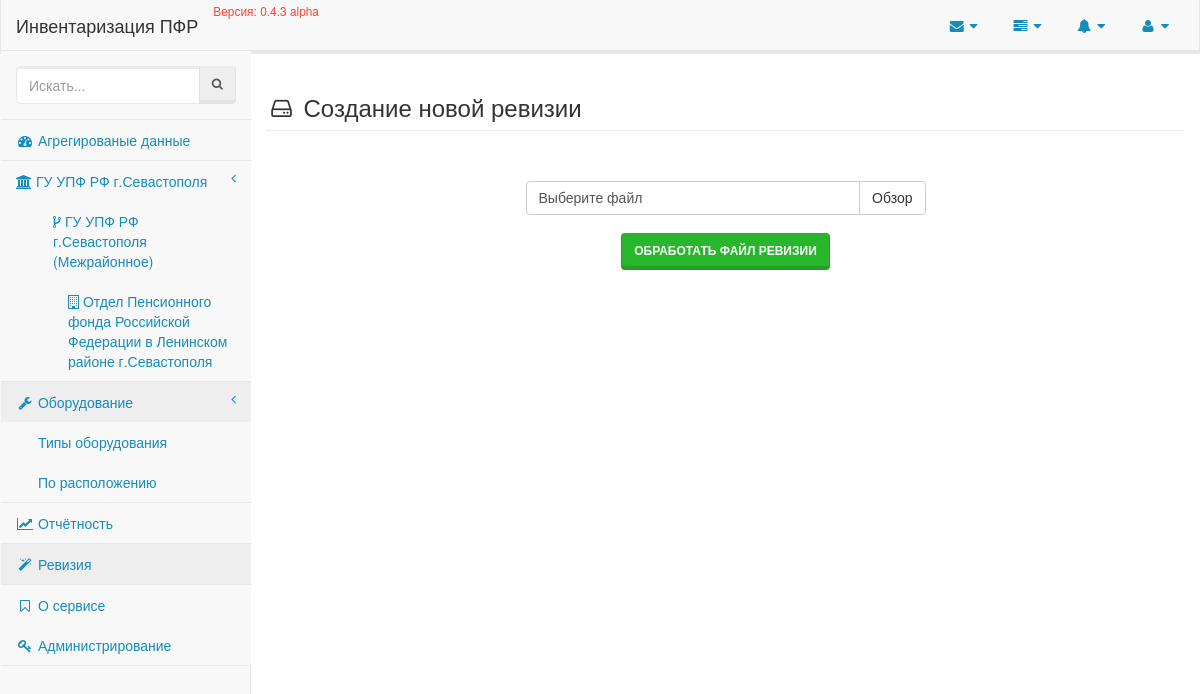
/equipments/revise/ (signed in), run on the app's committed database.
### enterprise/models/organisation.py (models this page shows, shortened)
class Organisation(models.Model):
    title = models.CharField(_('Наименование'), max_length=80, unique=True, db_index=True)
    short_title = models.CharField(_('Краткое наименование'), max_length=40, unique=True, blank=True)
    parent = models.ForeignKey('self', related_name='subordinates', default=0, blank=True, null=True, verbose_name='В подчинении')
    @staticmethod
    def all():
        return Organisation.objects.all()
    class Meta:
        verbose_name = _('Организация')
        verbose_name_plural = _('Организации')
        app_label = 'enterprise'

### equipment/views.py (the view, shortened to what this page needs)
@method_decorator(login_required, name='dispatch')
class EquipmentReviseView(FormView):
    form_class = UploadFileForm
    template_name = 'equipment/revise.html'
    def meta(self):
        return {
            'title': 'Создание новой ревизии'
        }

### equipment/forms.py
class UploadFileForm(forms.Form):
    file = forms.FileField(
    )

### enterprise/templatetags/organisations_menu.py (called while the page is built)
@register.inclusion_tag('partials/organisations_menu.html')
def organisations_menu():
    menu = Organisation.all().filter(parent=None)
    return {'menu': menu}

### events/templatetags/events.py (called while the page is built)
@register.inclusion_tag('partials/_events.html')
def events():
    logs = LogEntry.objects.select_related('content_type').all().order_by('-action_time')[:5]
    return {
        'events': logs
    }

### inventory/__init__.py (called while the page is built)
def appname(request):
    return {'appname': __appname__}

def app_version(request):
    return {'app_version': __version__}

### users/models.py (called while the page is built)
    def get_short_name(self):
        return self.username

### equipment/templates/equipment/revise.html (shortened to what this page needs)
{% extends 'layouts/application.html' %}
{% load static %}
{% block content %}
    <div class="row">
        <h3 class="page-header">
            <i class="fa fa-hdd-o fa-fw"></i>
            {{ view.meta.title }}
        </h3>
        {% include 'equipment/partials/_revise_form.html' %}
    </div>
{% endblock %}

### templates/partials/organisations_menu.html
{% for item in menu %}
    <li>
        <a href="{% url 'enterprise:detail' item.pk %}">
            <span class="fa fa-institution"> </span>
            {{ item.title }}
            <span class="fa arrow"></span>
        </a>
            <ul class="nav nav-third-level">
                {% for subordinate in item.subordinates.all %}
                    <li>
                        <a href="{% url 'enterprise:detail' subordinate.pk %}">
                            <span class="fa fa-code-fork"> </span>
                            {{ subordinate.title }}
                        </a>
                            <ul class="nav nav-fourth-level">
                                {% for sub in subordinate.subordinates.all %}
                                    <li>
                                        <a href="{% url 'enterprise:detail' sub.pk %}">
                                            <span class="fa fa-building-o"> </span>
                                            {{ sub.title }}
                                        </a>
                                    </li>
                                {% endfor %}
                            </ul>
                    </li>
                {% endfor %}
            </ul>
    </li>
{% endfor %}

### data on the page
Organisation: title "ГУ УПФ РФ г.Севастополя"
Organisation: title "ГУ УПФ РФ г.Севастополя (Межрайонное)"
Organisation: title "Отдел Пенсионного фонда Российской Федерации в Ленинском районе г.Севастополя"

### other printed values
{{ appname }} "Инвентаризация ПФР"
{{ app_version }} "0.4.3 alpha"
{{ view.meta.title }} "Создание новой ревизии"
